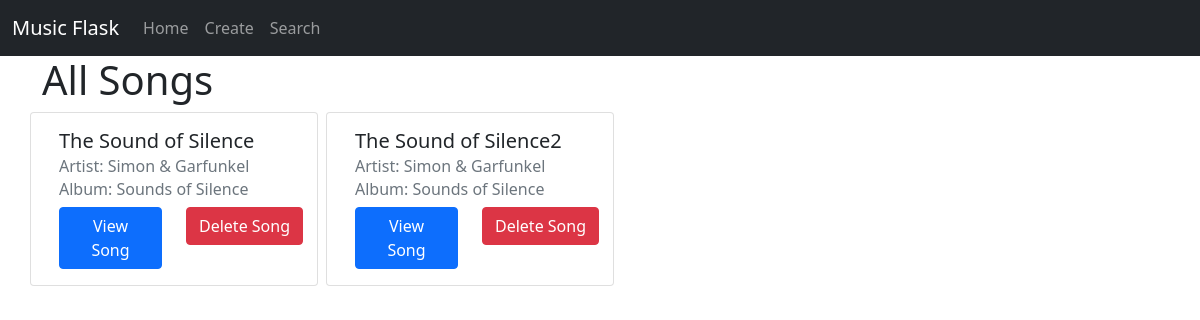
/, run on an earlier commit of the app's database.
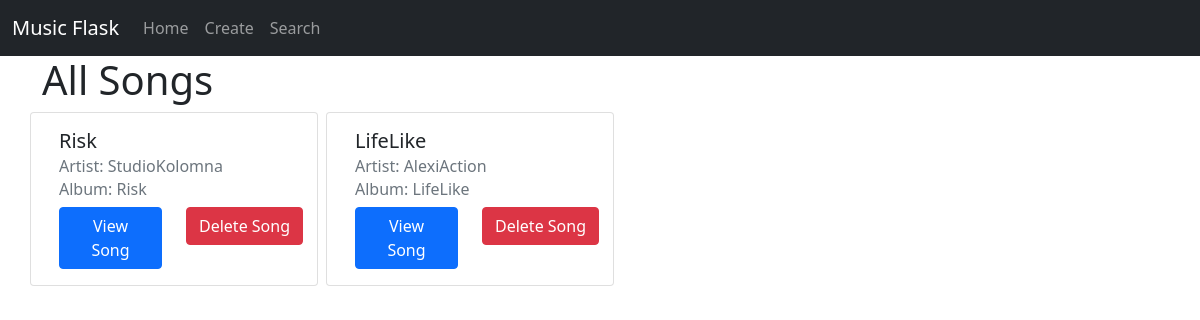
And on a later commit of the database.
### tables this page shows
CREATE TABLE `songs` (
    `id` INTEGER PRIMARY KEY AUTOINCREMENT,
    `title` varchar(255) NOT NULL,
    `artist` varchar(255) NOT NULL,
    `album` varchar(255) NOT NULL,
    `filename` varchar(255) NOT NULL
);

### app.py (the view)
@app.route("/")
def index():
    print(app.static_folder)
    conn = get_db_connection()
    songs = conn.execute('SELECT * FROM songs').fetchall()
    conn.close()
    return render_template('index.html', songs=songs)

### app.py (called while the page is built)
def get_db_connection():
    conn = sqlite3.connect('database.db')
    conn.row_factory = sqlite3.Row
    return conn

### templates/index.html (shortened to what this page needs)
{% extends 'base.html' %}
{% block content %}
    <div class="container">
        <h1>All Songs</h1>
        <div class="row">
            {% for song in songs %}
                <div class="card col-4 me-2" style="width: 18rem;">
                    <div class="card-body">
                        <h5 class="card-title">{{ song.title }}</h5>
                        <h6 class="card-subtitle mb-2 text-muted">Artist: {{ song.artist }}</h6>
                        <h6 class="card-subtitle mb-2 text-muted">Album: {{ song.album }}</h6>
                        <div class="row">
                            <div class="col-6">
                                <a href="/song/{{ song.id }}" class="card-link">
                                    <button type="button" class="btn btn-primary">View Song</button>
                                </a>
                            </div>
                            <div class="col-6">
                                <form action="/delete/{{ song.id }}" method="POST">
                                    <input type="submit" class="btn btn-danger" value="Delete Song">
                                </form>
                            </div>
                        </div>
                    </div>
                </div>
            {% endfor %}
        </div>
{% endblock %}

What changed in the data, as far as the page shows it:
removed songs: title "The Sound of Silence", artist "Simon & Garfunkel", album "Sounds of Silence"
removed songs: title "The Sound of Silence2", artist "Simon & Garfunkel", album "Sounds of Silence"
added songs: title "Risk", artist "StudioKolomna", album "Risk"
added songs: title "LifeLike", artist "AlexiAction", album "LifeLike"
